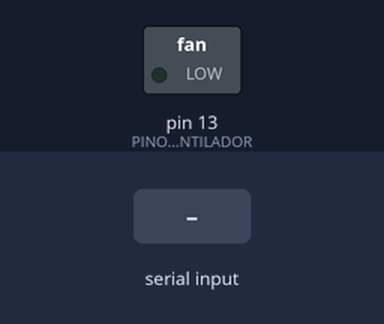
This sketch was run on a simulated Arduino Uno, built with avr-gcc and run on an emulated ATmega328P. On the bench: switched loads named in the sketch (green lamp = pin HIGH). The test bench sets the inputs (shaded band). What the sketch prints to the serial monitor is not drawn.

Above: at 1.2 s.
1.3 s: byte 84 (CMD_LIGAR_VENTILADOR) received over Serial
At 2.2 s:
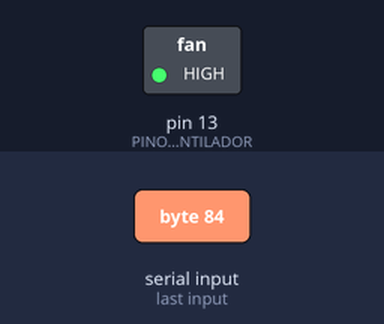
2.8 s: byte 82 (CMD_LER_DADOS) received over Serial
Timing chart, 0 to 5.8 s (numbered marks = the images above; inputs shaded):
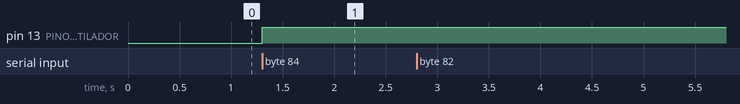

The sketch:

fake-data.ino
```cpp
//////////
//Pinos //
//////////
#define PINO_VENTILADOR 13
#define PINO_IRRIGADOR  12

/////////////
//Comandos //
/////////////
#define CMD_LIGAR_VENTILADOR    'T'
#define CMD_DESLIGAR_VENTILADOR 't'

#define CMD_LIGAR_IRRIGADOR     'U'
#define CMD_DESLIGAR_IRRIGADOR  'u'

#define CMD_LER_DADOS           'R'

////////////////
//Comunicação //
////////////////
#define COMM_UMIDADE        'U'
#define COMM_TEMPERATURA    'T'
#define COMM_END_1          '\r'
#define COMM_END_2          '\n'

////////////////
//Global Data //
////////////////
char cmd_serial;
float fake_temp, fake_umid;

void setup(){
    Serial.begin(9600);
    pinMode(PINO_VENTILADOR, OUTPUT);
    pinMode(COMM_TEMPERATURA, OUTPUT);
    fake_temp = 15;
    fake_umid = 10;
}

void loop(){
    if(Serial.available()){
        cmd_serial = Serial.read();
        switch(cmd_serial){
            case CMD_LIGAR_VENTILADOR:
            digitalWrite(PINO_VENTILADOR, HIGH);
            break;
            case CMD_DESLIGAR_VENTILADOR:
            digitalWrite(PINO_VENTILADOR, LOW);
            break;
            case CMD_LIGAR_IRRIGADOR:
            digitalWrite(PINO_IRRIGADOR, HIGH);
            break;
            case CMD_DESLIGAR_IRRIGADOR:
            digitalWrite(PINO_IRRIGADOR, LOW);
            break;
            case CMD_LER_DADOS:
            Serial.write(COMM_TEMPERATURA);
            Serial.print(fake_temp, 2);
            Serial.write(COMM_END_1);
            Serial.write(COMM_END_2);
            Serial.write(COMM_UMIDADE);
            Serial.print(fake_umid, 2);
            Serial.write(COMM_END_1);
            Serial.write(COMM_END_2);
            fake_temp += 2.5;
            fake_umid += 7.5;
            if(fake_umid > 90){
                fake_umid = 10;
            }
            if(fake_temp > 50){
                fake_temp = 15;
            }
            break;
        }
    }
}
```

Measured:
- after the input at 1.3 s, pin 13 (PINO_VENTILADOR): LOW → HIGH at once
- after the input at 2.8 s, every drawn part: stays the same
